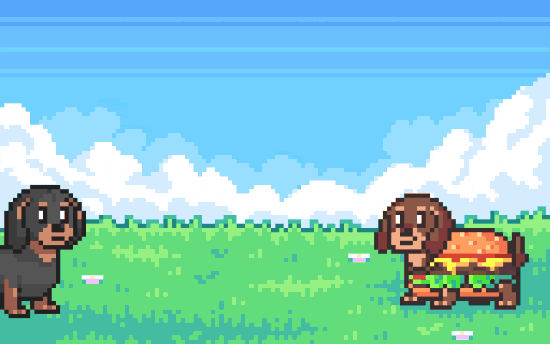
#> input picture assets/scene.gif, 550 x 344 px
$ python build-sprite.py
#> lines starting #> are read from the running program, lines starting #| are printed output that depends on the picture
"""Turn assets/scene.gif into a vertical sprite sheet the hero SVG can embed.

The hero and the scene have to be a single image: GitHub strips inline styles
from README HTML, so two stacked <img> tags always leave a few pixels of page
background between them, which would cut the sky in half. Embedding the frames
as a sprite and stepping through them with CSS keeps it one seamless image and
still animates.

Run this only when scene.gif changes:

    python scripts/build-sprite.py
"""

import json
import os
from PIL import Image, ImageSequence

ROOT = os.path.dirname(os.path.dirname(os.path.abspath(__file__)))
SRC = os.path.join(ROOT, "assets", "scene.gif")
SHEET = os.path.join(ROOT, "assets", "scene-sprite.png")
META = os.path.join(ROOT, "scripts", "data", "scene.json")

im = Image.open(SRC)
#> im is the input picture: PIL image 550x344 P; mean R, G, B 129.9, 199.7, 202
frames = [f.convert("RGB") for f in ImageSequence.Iterator(im)]
#> frames = 4 items
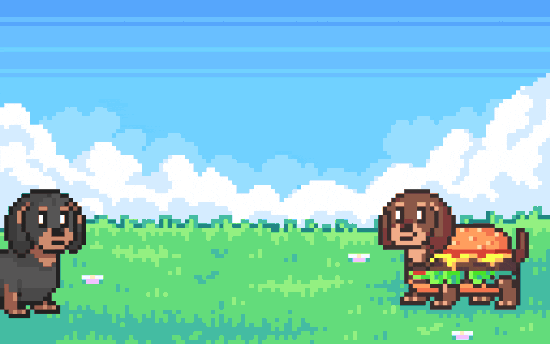
#> im: PIL image 550x344 RGB; mean R, G, B 129.8, 199.5, 201.8
durations = [f.info.get("duration", 100) for f in ImageSequence.Iterator(Image.open(SRC))]
#> durations = [170, 170, 170, 170]
w, h = frames[0].size
#> w = 550; h = 344

sheet = Image.new("RGB", (w, h * len(frames)))
#> sheet: PIL image 550x1376 RGB; every value is 0
for i, f in enumerate(frames):
    sheet.paste(f, (0, i * h))
#> this loop made 4 passes
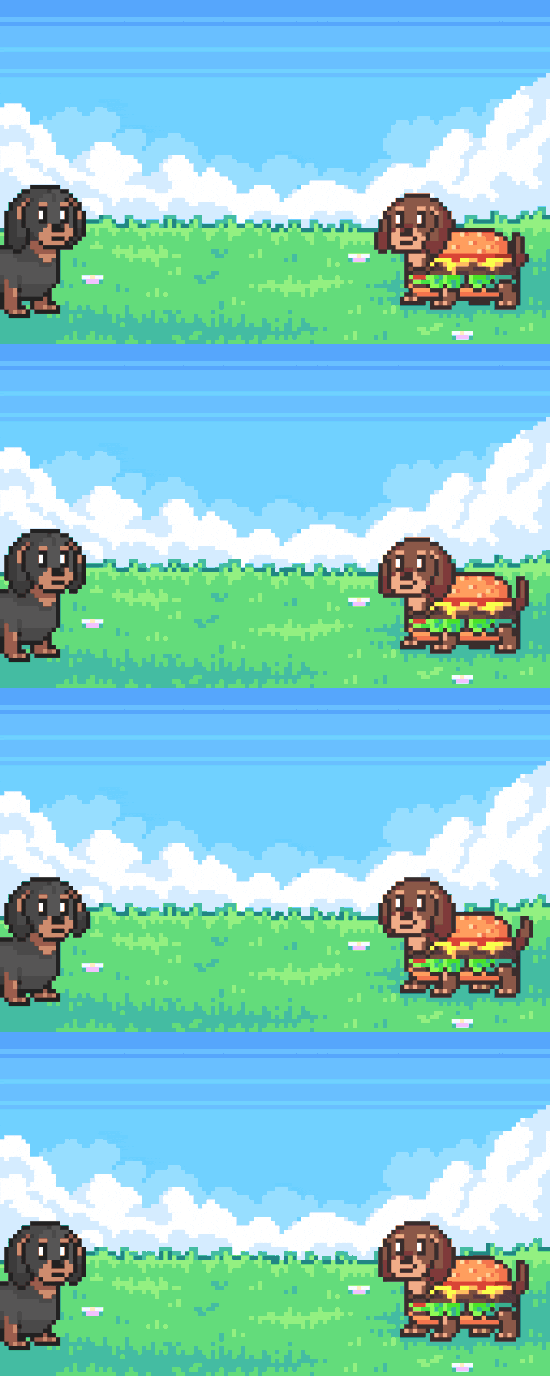
#> sheet: PIL image 550x1376 RGB; mean R, G, B 129.8, 199.6, 201.9

colors = len(set(sheet.getdata()))
#> colors = 55
if colors > 256:
    raise SystemExit(f"sheet holds {colors} colours, too many for a lossless palette")

# Palettised at the exact colour count, so the sheet is bit-identical to the
# source frames rather than an approximation of them.
sheet = sheet.convert("P", palette=Image.ADAPTIVE, colors=256)
sheet.save(SHEET, format="PNG", optimize=True)

meta = {
    "width": w,
    "height": h,
    "frames": len(frames),
    "durationMs": int(sum(durations) / len(durations)),
    "sheet": "assets/scene-sprite.png",
}
#> meta = {'width': 550, 'height': 344, 'frames': 4, 'durationMs': 170, 'sheet': 'assets/scene-sprite.png'}
os.makedirs(os.path.dirname(META), exist_ok=True)
with open(META, "w", encoding="utf-8") as fh:
    json.dump(meta, fh, indent=2)
    fh.write("\n")

print(f"frames      : {len(frames)} at {meta['durationMs']}ms")
#| frames      : 4 at 170ms
print(f"colours     : {colors} (lossless)")
#| colours     : 55 (lossless)
print(f"sheet       : {w}x{h * len(frames)}")
#| sheet       : 550x1376
print(f"png bytes   : {os.path.getsize(SHEET)}")
print(f"base64 bytes: {int(os.path.getsize(SHEET) * 4 / 3)}")
